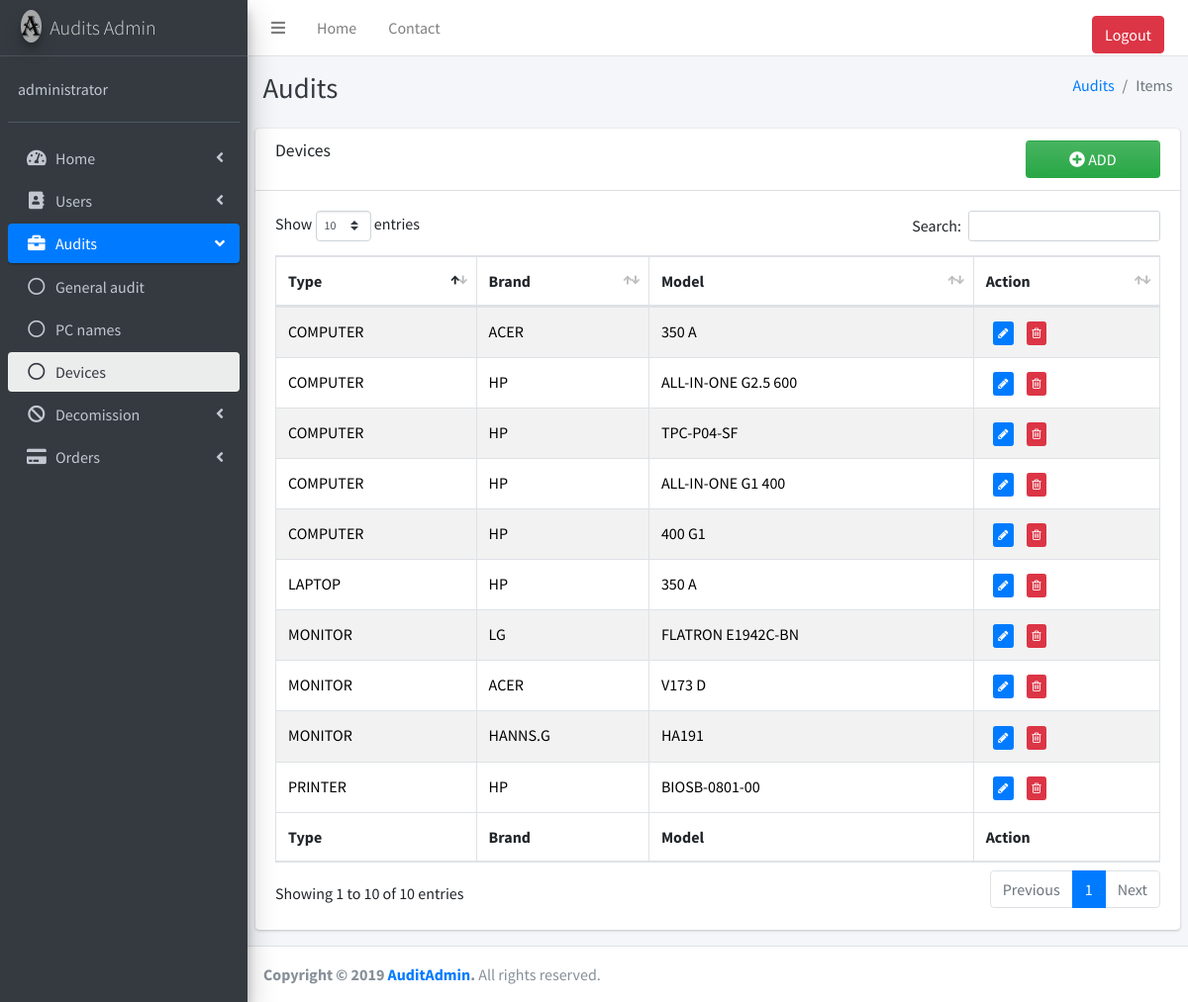
/Devices/devices.php (signed in), run on the app's committed database.
### tables this page shows
CREATE TABLE IF NOT EXISTS `_decomission_item_` (
  `_di_ID_` int(11) NOT NULL AUTO_INCREMENT,
  `_typy_ID_` int(11) NOT NULL,
  `_brand_ID_` int(11) NOT NULL,
  `_mode_id_` int(11) NOT NULL,
  `_visible_` int(11) NOT NULL DEFAULT 1,
  PRIMARY KEY (`_di_ID_`),
  UNIQUE KEY `_typy_ID_` (`_typy_ID_`,`_brand_ID_`,`_mode_id_`),
  KEY `_typy_ID__2` (`_typy_ID_`,`_brand_ID_`,`_mode_id_`),
  KEY `_brand_ID_` (`_brand_ID_`),
  KEY `_mode_id_` (`_mode_id_`)
);

CREATE TABLE IF NOT EXISTS `_brands_` (
  `_bID_` int(11) NOT NULL AUTO_INCREMENT,
  `_brand_name_` varchar(30) NOT NULL,
  PRIMARY KEY (`_bID_`)
);

CREATE TABLE IF NOT EXISTS `_model_` (
  `_mID_` int(11) NOT NULL AUTO_INCREMENT,
  `_model_name_` varchar(50) NOT NULL,
  PRIMARY KEY (`_mID_`)
);

### Devices/devices.php (the view, shortened to what this page needs)
<?php
include "../Database/databaseconnect.php";
?>
<!DOCTYPE html>
<html>
<head>
  <link rel="stylesheet" href="../plugins/fontawesome-free/css/all.min.css">
  <link rel="stylesheet" href="../plugins/font-awesome/css/font-awesome.css">
  <link rel="stylesheet" href="https://code.ionicframework.com/ionicons/2.0.1/css/ionicons.min.css">
  <link rel="stylesheet" href="../plugins/tempusdominus-bootstrap-4/css/tempusdominus-bootstrap-4.min.css">
  <link rel="stylesheet" href="../plugins/icheck-bootstrap/icheck-bootstrap.min.css">
  <link rel="stylesheet" href="../plugins/jqvmap/jqvmap.min.css">
  <link rel="stylesheet" href="../dist/css/adminlte.min.css">
  <link rel="stylesheet" href="../plugins/overlayScrollbars/css/OverlayScrollbars.min.css">
  <link rel="stylesheet" href="../plugins/daterangepicker/daterangepicker.css">
  <link rel="stylesheet" href="../plugins/summernote/summernote-bs4.css">
  <link rel="stylesheet" href="../plugins/datatables-bs4/css/dataTables.bootstrap4.css">
</head>
<body class="hold-transition sidebar-mini layout-fixed">
<div class="wrapper">
  <nav class="main-header navbar navbar-expand navbar-white navbar-light">
    <ul class="navbar-nav">
      <li class="nav-item">
        <a class="nav-link" data-widget="pushmenu" href="#"><i class="fas fa-bars"></i></a>
      </li>
      <li class="nav-item d-none d-sm-inline-block">
        <a href="../index.php" class="nav-link">Home</a>
      </li>
      <li class="nav-item d-none d-sm-inline-block">
        <a href="../Contact.php" class="nav-link">Contact</a>
      </li>
    </ul>
    <ul class="navbar-nav ml-auto">
      <li class="nav-item">
        <a href="../logcheck/logout.php" class="nav-link"><button type="submit" class="btn btn-danger btn-block">Logout</button></a>
      </li>
    </ul>
  </nav>
  <aside class="main-sidebar sidebar-dark-primary elevation-4">
    <a href="../index.php" class="brand-link">
      <img src="../dist/img/NewLogo.png" alt="Audit Admin" class="brand-image img-circle elevation-3"
           style="opacity: .8">
      <span class="brand-text font-weight-light">Audits Admin</span>
    </a>
    <div class="sidebar">
      <div class="user-panel mt-3 pb-3 mb-3 d-flex">
        <div class="info">
          <a href="../user-pass.php" class="d-block"><?php print $_SESSION['login'];?></a>
        </div>
      </div>
      <nav class="mt-2">
        <ul class="nav nav-pills nav-sidebar flex-column" data-widget="treeview" role="menu" data-accordion="false">
          <li class="nav-item has-treeview">
            <a href="#" class="nav-link">
              <i class="nav-icon fas fa-tachometer-alt"></i>
              <p>
                Home
                <i class="right fas fa-angle-left"></i>
              </p>
            </a>
          </li>
            <?php if($_SESSION['isadmin'] == 1){ ?>
            <li class="nav-item has-treeview">
            <a href="#" class="nav-link">
              <i class="nav-icon fas fa-address-book"></i>
              <p>
                Users
                <i class="right fas fa-angle-left"></i>
              </p>
            </a>
          </li><?php }?>
            <li class="nav-item has-treeview menu-open">
            <a href="#" class="nav-link active">
              <i class="nav-icon fas fa-briefcase"></i>
              <p>
                Audits
                <i class="right fas fa-angle-left"></i>
              </p>
            </a>
            <ul class="nav nav-treeview">
              <li class="nav-item">
                <a href="../Devices/general_audit.php" class="nav-link">
                  <i class="far fa-circle nav-icon"></i>
                  <p>General audit</p>
                </a>
              </li>
              <li class="nav-item">
                <a href="../Devices/pcname.php" class="nav-link">
                  <i class="far fa-circle nav-icon"></i>
                  <p>PC names</p>
                </a>
              </li>
                <li class="nav-item">
                <a href="../Devices/devices.php" class="nav-link active">
                  <i class="far fa-circle nav-icon"></i>
                  <p>Devices</p>
                </a>
              </li>
            </ul>
          </li>
            <li class="nav-item has-treeview">
            <a href="#" class="nav-link">
              <i class="nav-icon fas fa-ban"></i>
              <p>
                Decomission
                <i class="right fas fa-angle-left"></i>
              </p>
            </a>
          </li>
            <li class="nav-item has-treeview">
            <a href="#" class="nav-link">
              <i class="nav-icon fas fa-credit-card"></i>
              <p>
                Orders
                <i class="right fas fa-angle-left"></i>
              </p>
            </a>
          </li>
        </ul>
      </nav>
    </div>
  </aside>
  <div class="content-wrapper">
    <div class="content-header">
      <div class="container-fluid">
        <div class="row mb-2">
          <div class="col-sm-6">
            <h1 class="m-0 text-dark">Audits</h1>
          </div>
          <div class="col-sm-6">
            <ol class="breadcrumb float-sm-right">
              <li class="breadcrumb-item"><a href="./general_audit.php">Audits</a></li>
              <li class="breadcrumb-item active">Items</li>
            </ol>
          </div>
        </div>
      </div>
    </div>
    <section class="content">
      <div class="row">
          <div class="col-12">
              <div class="card">
                <div class="card-header">
                    <div class="row">
                        <div class="col-sm-12 col-md-10">
                            <h2 class="card-title">
                                Devices
                            </h2>
                        </div>
                        <?php if($_SESSION['isadmin'] == 1){ ?>
                        <div class="col-sm-12 col-md-2">
                            <a href="add_item.php">
                                <button class = "btn btn-block bg-gradient-success" type="button" id="add_user"><i class="fas fa-plus-circle"></i> ADD</button>
                            </a>
                        </div>
                        <?php } ?>
                    </div>
                </div>
                    <div class="card-body">
                      <table id="UserTable" class="table table-bordered table-striped">
                        <thead>
                        <tr>
                          <th>Type</th>
                          <th>Brand</th>
                          <th>Model</th>
                            <?php if($_SESSION['isadmin'] == 1){ ?>
                          <th>Action</th>
                            <?php } ?>
                        </tr>
                        </thead>
                        <tbody>
                            <?php
                                $stmnt = $con -> prepare("Select _di_ID_, _model_name_, UPPER(_type_name_), _brand_name_ FROM _decomission_item_ AS di INNER JOIN _model_ ON di._mode_id_ = _model_._mID_ INNER JOIN _types_ ON _types_._tID_ = di._typy_ID_ INNER JOIN _brands_ ON _brands_._bID_ = di._brand_ID_ WHERE _visible_=1 AND (_type_name_ != 'TONER' OR _type_name_ != 'LAMP') ORDER BY _type_name_");
                                $stmnt -> execute();
                                $stmnt -> bind_result($deviceid, $devicemodel, $devicetype, $devicebrand);
                                while($stmnt->fetch()){ ?>
                                     <tr>
                                         <td><a onclick="myFunction(<?php print $deviceid;?>)" style="color: black; display: block; width: 100%; cursor: pointer;"><?php print $devicetype; ?></a></td>
                                         <td><a onclick="myFunction(<?php print $deviceid;?>)" style="color: black; display: block; width: 100%; cursor: pointer;"><?php print $devicebrand; ?></a></td>
                                         <td><a onclick="myFunction(<?php print $deviceid;?>)" style="color: black; display: block; width: 100%; cursor: pointer;"><?php print $devicemodel; ?></a></td>
                                         <?php if($_SESSION['isadmin'] == 1){ ?>
                                      <td>
                                          <div class="col-10">
                                              <div class="row">
                                                  <div class="col-sm-4 col-md-3">
                                                      <a onclick="myFunction(<?php print $deviceid;?>)" ><button class = "btn btn-primary btn-xs" title="Edit Device"><i class="fa fa-pencil"></i></button></a>
                                                  </div>
                                                  <div class="col-sm-6">
                                                      <a onclick="myRemove(<?php print $deviceid;?>)" ><button class="btn btn-danger btn-xs" title="Remove device"><i class="fa fa-trash-o "></i></button></a>
                                                  </div>
                                              </div>
                                          </div>
                                        </td>
                                         <?php } ?>
                                    </tr>
                                <?php } ?>
                        </tbody>
                        <tfoot>
                        <tr>
                          <th>Type</th>
                          <th>Brand</th>
                          <th>Model</th>
                            <?php if($_SESSION['isadmin'] == 1){ ?>
                          <th>Action</th>
                            <?php } ?>
                        </tr>
                        </tfoot>
                      </table>
                    </div>
              </div>
          </div>
      </div>
    </section>
  </div>
  <footer class="main-footer">
    <strong>Copyright &copy; 2019 <a href="">AuditAdmin</a>.</strong>
    All rights reserved.
  </footer>
</div>
</body>
</html>

### data on the page
_decomission_item_: devicetype "COMPUTER", _brand_ID_._brand_name_ "ACER", _mode_id_._model_name_ "350 A"
_decomission_item_: devicetype "COMPUTER", _brand_ID_._brand_name_ "HP", _mode_id_._model_name_ "ALL-IN-ONE G2.5 600"
_decomission_item_: devicetype "COMPUTER", _brand_ID_._brand_name_ "HP", _mode_id_._model_name_ "TPC-P04-SF"
_decomission_item_: devicetype "COMPUTER", _brand_ID_._brand_name_ "HP", _mode_id_._model_name_ "ALL-IN-ONE G1 400"
_decomission_item_: devicetype "COMPUTER", _brand_ID_._brand_name_ "HP", _mode_id_._model_name_ "400 G1"
_decomission_item_: devicetype "LAPTOP", _brand_ID_._brand_name_ "HP", _mode_id_._model_name_ "350 A"
_decomission_item_: devicetype "MONITOR", _brand_ID_._brand_name_ "LG", _mode_id_._model_name_ "FLATRON E1942C-BN"
_decomission_item_: $deviceid 10 (drawn), devicetype "MONITOR", _brand_ID_._brand_name_ "ACER", _mode_id_._model_name_ "V173 D"
_decomission_item_: devicetype "MONITOR", _brand_ID_._brand_name_ "HANNS.G", _mode_id_._model_name_ "HA191"
_decomission_item_: devicetype "PRINTER", _brand_ID_._brand_name_ "HP", _mode_id_._model_name_ "BIOSB-0801-00"

### other printed values
$_SESSION['login'] "administrator"
